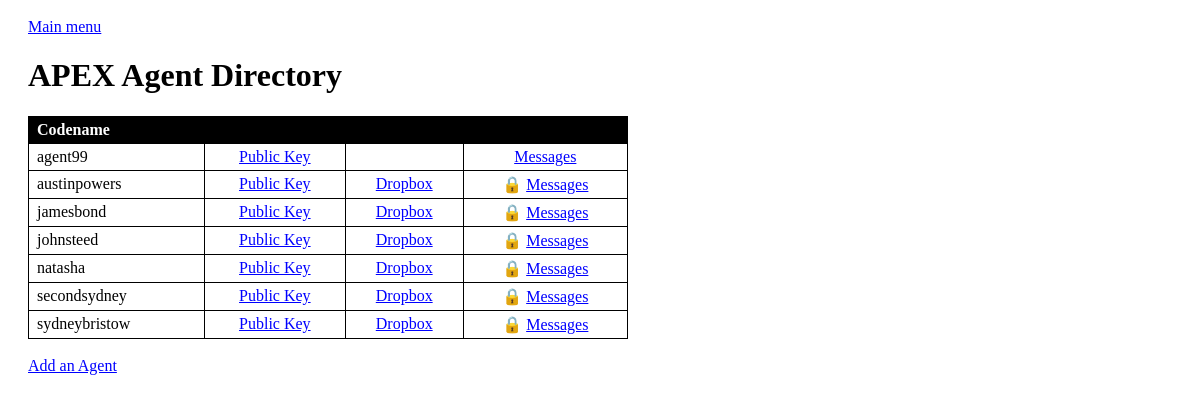
/apex/public/agents/index.php, run on the app's committed database.
### tables this page shows
CREATE TABLE `agents` (
  `id` int(11) NOT NULL AUTO_INCREMENT,
  `codename` varchar(255) DEFAULT NULL,
  `public_key` text,
  `private_key` text,
  PRIMARY KEY (`id`)
);

### apex/private/functions.php (called while the page is built, shortened)
<?php
  function h($string="") {
    return htmlspecialchars($string);
  }
  function u($string="") {
    return urlencode($string);
  }
  function url_for($script_path) {
    return DOC_ROOT . $script_path;
  }
?>

### apex/private/query_functions.php (called while the page is built, shortened)
<?php
  function login() {
    $my_id = 1;
    $result = find_agent_by_id($my_id);
    return db_fetch_assoc($result);
  }
  function find_all_agents() {
    global $db;
    $sql = "SELECT * FROM agents ";
    $sql .= "ORDER BY codename ASC;";
    $result = db_query($db, $sql);
    return $result;
  }
  function find_agent_by_id($id=0) {
    global $db;
    $sql = "SELECT * FROM agents ";
    $sql .= "WHERE id='" . db_escape($db, $id) . "';";
    $result = db_query($db, $sql);
    return $result;
  }
?>

### apex/private/database.php (called while the page is built, shortened)
<?php
  function db_query($connection, $sql) {
    $result_set = mysqli_query($connection, $sql);
    return $result_set;
  }
  function db_fetch_assoc($result_set) {
    return mysqli_fetch_assoc($result_set);
  }
  function db_escape($connection, $string) {
    return mysqli_real_escape_string($connection, $string);
  }
?>

### apex/private/initialize.php (called while the page is built, shortened)
<?php
require_once('functions.php');
require_once('database.php');
require_once('query_functions.php');
$current_user = login();
?>

### apex/public/agents/index.php (the view, shortened to what this page needs)
<?php
  require_once('../../private/initialize.php');
  $agent_result = find_all_agents();
?>
<!doctype html>
<html lang="en">
  <head>
    <link rel="stylesheet" media="all" href="<?php echo DOC_ROOT . '/includes/styles.css'; ?>" />
  </head>
  <body>
    <a href="<?php echo url_for('/index.php'); ?>">Main menu</a>
    <br/>
    <h1>APEX Agent Directory</h1>
    <table>
      <tr>
        <th>Codename</th>
        <th>&nbsp;</th>
        <th>&nbsp;</th>
        <th>&nbsp;</th>
      </tr>
      <?php while($agent = db_fetch_assoc($agent_result)) { ?>
        <?php $agent_is_current_user = $agent['id'] == $current_user['id']; ?>
        <tr>
          <td><?php echo h($agent['codename']); ?></td>
          <td class="center"><a href="<?php echo url_for('/agents/public_key.php?id=' . h(u($agent['id']))); ?>">Public Key</a></td>
          <td class="center">
            <?php if(!$agent_is_current_user) { ?>
              <a href="<?php echo url_for('/agents/dropbox.php?id=' . h(u($agent['id']))); ?>">Dropbox</a>
            <?php } ?>
          </td>
          <td class="center"><?php if(!$agent_is_current_user) { echo '&#128274;'; } ?> <a href="<?php echo url_for('/agents/messages.php?id=' . h(u($agent['id']))); ?>">Messages</a></td>
        </tr>
      <?php } ?>
    </table>
    <br />
    <a href="<?php echo url_for('/agents/new.php'); ?>">Add an Agent</a>
  </body>
</html>

### apex/public/includes/styles.css (style rules this page uses)
body { padding: 10px 20px; }
a, a:visited { color: blue; }
table { border-collapse: collapse; min-width: 600px; }
table tr th { border: 1px solid black; color: white; background: black; text-align: left; padding: 0.25em 0.5em; }
table tr td { border: 1px solid black; vertical-align: top; padding: 0.25em 0.5em; }
td.center { text-align: center; }

### data on the page
agents: codename "agent99"
agents: codename "austinpowers"
agents: codename "jamesbond"
agents: codename "johnsteed"
agents: codename "natasha"
agents: codename "secondsydney"
agents: codename "sydneybristow"
